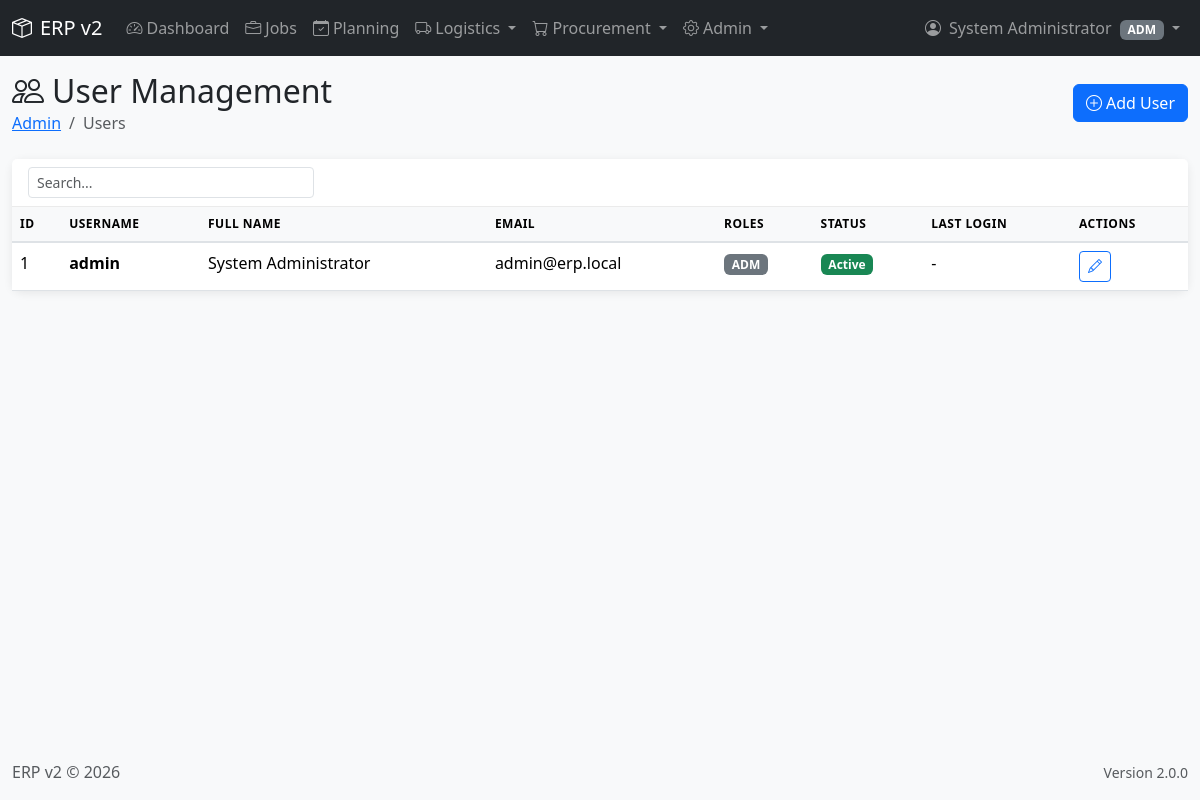
The page /modules/admin/users.php (signed in) on the database its author committed.
### tables this page shows
CREATE TABLE IF NOT EXISTS `users` (
    `id` INT UNSIGNED NOT NULL AUTO_INCREMENT,
    `username` VARCHAR(50) NOT NULL UNIQUE,
    `email` VARCHAR(100) NOT NULL UNIQUE,
    `password_hash` VARCHAR(255) NOT NULL,
    `full_name` VARCHAR(100) NOT NULL,
    `phone` VARCHAR(20),
    `is_active` TINYINT(1) DEFAULT 1,
    `last_login_at` TIMESTAMP NULL,
    `created_at` TIMESTAMP DEFAULT CURRENT_TIMESTAMP,
    `updated_at` TIMESTAMP DEFAULT CURRENT_TIMESTAMP ON UPDATE CURRENT_TIMESTAMP,
    PRIMARY KEY (`id`),
    INDEX `idx_username` (`username`),
    INDEX `idx_email` (`email`)
);

### core/Auth.php (called while the page is built, shortened)
<?php
class Auth {
    private PDO $db;
    public function __construct() {
        $this->db = getDB();
    }
    public function isAuthenticated(): bool {
        return !empty($_SESSION['logged_in']) && !empty($_SESSION['user_id']);
    }
    public function getCurrentUser(): ?array {
        $stmt = $this->db->prepare("
            SELECT u.*, GROUP_CONCAT(r.code) as role_codes
            FROM users u
            LEFT JOIN user_roles ur ON u.id = ur.user_id
            LEFT JOIN roles r ON ur.role_id = r.id
            WHERE u.id = :id
            GROUP BY u.id
        ");
        $stmt->execute(['id' => $_SESSION['user_id']]);
        return $stmt->fetch() ?: null;
    }
}

### config/database.php (called while the page is built, shortened)
<?php
function getDB(): PDO {
    static $pdo = null;
    if ($pdo === null) {
        $dsn = sprintf(
            "mysql:host=%s;port=%s;dbname=%s;charset=%s",
            DB_HOST,
            DB_PORT,
            DB_NAME,
            DB_CHARSET
        );
        $options = [
            PDO::ATTR_ERRMODE => PDO::ERRMODE_EXCEPTION,
            PDO::ATTR_DEFAULT_FETCH_MODE => PDO::FETCH_ASSOC,
            PDO::ATTR_EMULATE_PREPARES => false,
        ];
        try {
            $pdo = new PDO($dsn, DB_USER, DB_PASS, $options);
        } catch (PDOException $e) {
            error_log("Database connection failed: " . $e->getMessage());
            throw new Exception("Database connection failed");
        }
    }
    return $pdo;
}

### includes/functions.php (called while the page is built, shortened)
<?php
function e(string $string): string {
    return htmlspecialchars($string, ENT_QUOTES, 'UTF-8');
}
function formatDateTime(?string $datetime, string $format = 'd/m/Y H:i'): string {
    if (!$datetime) return '-';
    return date($format, strtotime($datetime));
}

### modules/admin/users.php (the view, shortened to what this page needs)
<?php
$db = getDB();
$action = get('action', 'list');
require_once __DIR__ . '/../../includes/header.php';
?>
<div class="row mb-4">
    <div class="col-12 d-flex justify-content-between align-items-center">
        <div>
            <h2 class="mb-0">
                <i class="bi bi-people me-2"></i>User Management
            </h2>
            <nav aria-label="breadcrumb">
                <ol class="breadcrumb mb-0">
                    <li class="breadcrumb-item"><a href="index.php">Admin</a></li>
                    <li class="breadcrumb-item active">Users</li>
                </ol>
            </nav>
        </div>
        <?php if ($action === 'list'): ?>
        <a href="?action=create" class="btn btn-primary">
            <i class="bi bi-plus-circle me-1"></i>Add User
        </a>
        <?php else: ?>
        <a href="users.php" class="btn btn-outline-secondary">
            <i class="bi bi-arrow-left me-1"></i>Back
        </a>
        <?php endif; ?>
    </div>
</div>
<?php if ($action === 'list'): ?>
    <?php
    $stmt = $db->query("
        SELECT u.*, GROUP_CONCAT(r.code SEPARATOR ', ') as role_codes
        FROM users u
        LEFT JOIN user_roles ur ON u.id = ur.user_id
        LEFT JOIN roles r ON ur.role_id = r.id
        GROUP BY u.id
        ORDER BY u.id
    ");
    $users = $stmt->fetchAll();
    ?>
    <div class="card">
        <div class="card-header">
            <input type="text" class="form-control form-control-sm w-25"
                   data-table-search="usersTable" placeholder="Search...">
        </div>
        <div class="card-body p-0">
            <table class="table table-hover mb-0" id="usersTable">
                <thead>
                    <tr>
                        <th>ID</th>
                        <th>Username</th>
                        <th>Full Name</th>
                        <th>Email</th>
                        <th>Roles</th>
                        <th>Status</th>
                        <th>Last Login</th>
                        <th>Actions</th>
                    </tr>
                </thead>
                <tbody>
                    <?php foreach ($users as $user): ?>
                    <tr>
                        <td><?= $user['id'] ?></td>
                        <td><strong><?= e($user['username']) ?></strong></td>
                        <td><?= e($user['full_name']) ?></td>
                        <td><?= e($user['email']) ?></td>
                        <td>
                            <?php
                            $userRoles = $user['role_codes'] ? explode(', ', $user['role_codes']) : [];
                            foreach ($userRoles as $role):
                            ?>
                                <span class="badge bg-secondary"><?= e($role) ?></span>
                            <?php endforeach; ?>
                        </td>
                        <td>
                            <?php if ($user['is_active']): ?>
                                <span class="badge bg-success">Active</span>
                            <?php else: ?>
                                <span class="badge bg-danger">Inactive</span>
                            <?php endif; ?>
                        </td>
                        <td><?= formatDateTime($user['last_login_at']) ?></td>
                        <td>
                            <a href="?action=edit&id=<?= $user['id'] ?>" class="btn btn-sm btn-outline-primary">
                                <i class="bi bi-pencil"></i>
                            </a>
                        </td>
                    </tr>
                    <?php endforeach; ?>
                </tbody>
            </table>
        </div>
    </div>
<?php endif; ?>
<?php require_once __DIR__ . '/../../includes/footer.php'; ?>

### assets/css/style.css (style rules this page uses)
:root { --primary-color: #0d6efd; --secondary-color: #6c757d; --success-color: #198754; --danger-color: #dc3545; --warning-color: #ffc107; --info-color: #0dcaf0; --dark-color: #212529; }
body { font-family: 'Segoe UI', Tahoma, Geneva, Verdana, sans-serif; background-color: #f8f9fa; }
.card { border: none; border-radius: 10px; box-shadow: 0 2px 10px rgba(0, 0, 0, 0.08); transition: transform 0.2s, box-shadow 0.2s; }
.card-header { background-color: #fff; border-bottom: 1px solid rgba(0, 0, 0, 0.08); font-weight: 600; }
.table { background: white; }
.table th { background-color: #f8f9fa; font-weight: 600; text-transform: uppercase; font-size: 0.75rem; letter-spacing: 0.5px; border-bottom: 2px solid #dee2e6; }

### rows shown on the page
users: id "1", username "admin", full_name "System Administrator", email "admin@erp.local", role "ADM", is_active "Active", last_login_at "-"

### other values the page prints
$_SESSION['full_name'] "System Administrator"
implode(', ', $userRoles) "ADM"
APP_NAME "ERP v2"
APP_VERSION "2.0.0"
